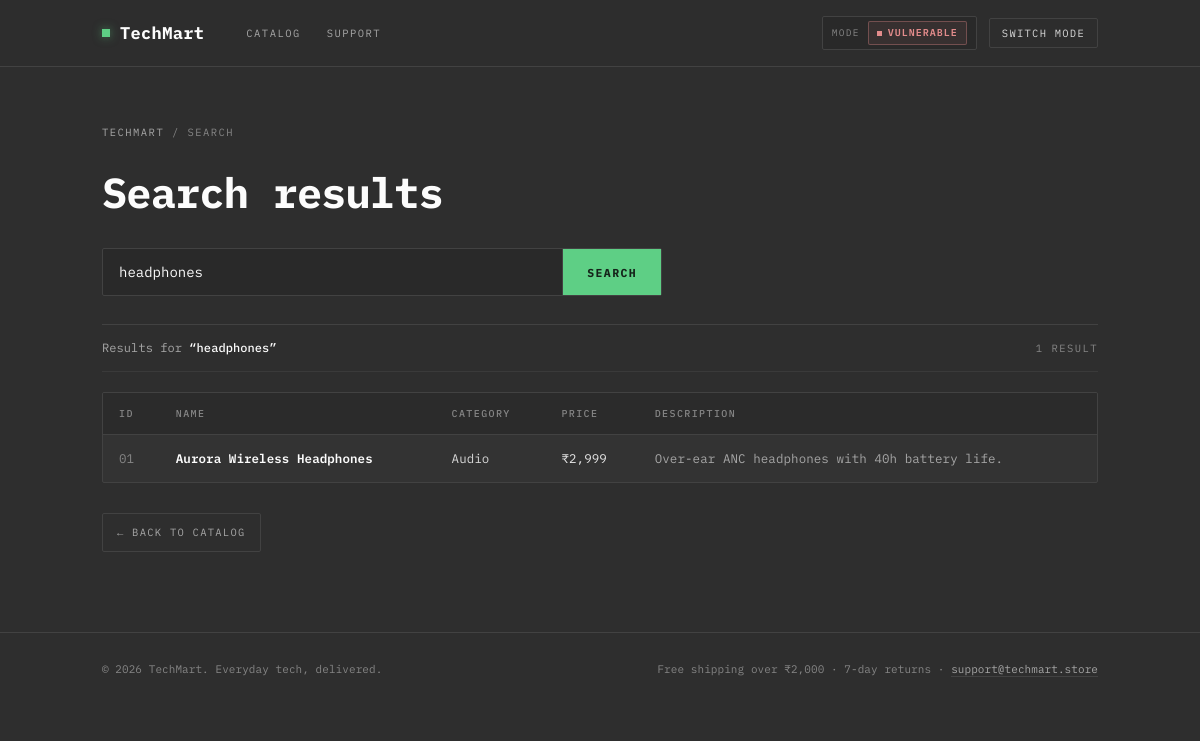
The page /search?q=headphones on the database its author committed.
### tables this page shows
CREATE TABLE products (
            id INTEGER PRIMARY KEY,
            name TEXT NOT NULL,
            category TEXT NOT NULL,
            price REAL NOT NULL,
            description TEXT NOT NULL
        );

### app.py (the view, shortened to what this page needs)
@app.route("/search")
def search():
    q = request.args.get("q", "")
    db = get_db()
    error = None
    rows = []
    try:
        if STATE["mode"] == "vulnerable":
            query = (
                "SELECT id, name, category, price, description "
                "FROM products WHERE name LIKE '%" + q + "%'"
            )
            cur = db.execute(query)
            rows = cur.fetchall()
    except sqlite3.Error as e:
        error = str(e)
    return render_template(
        "results.html",
        query_text=q,
        rows=rows,
        error=error,
        mode=STATE["mode"],
    )

### app.py (called while the page is built)
def get_db():
    db = getattr(g, "_database", None)
    if db is None:
        db = g._database = sqlite3.connect(DB_PATH)
        db.row_factory = sqlite3.Row
    return db

### templates/results.html (shortened to what this page needs)
<!DOCTYPE html>
<html lang="en">
<head>
<link rel="stylesheet" href="{{ url_for('static', filename='css/style.css') }}">
</head>
<body>
  <nav class="navbar">
    <div class="wrap nav-inner">
      <a href="/" class="brand"><span class="dot"></span>TechMart</a>
      <div class="nav-links">
        <a href="/">Catalog</a>
        <a href="/#support">Support</a>
      </div>
      <div class="nav-right">
        <div class="mode-pill">
          <span class="label">mode</span>
          <span class="mode-value {{ mode }}">{{ mode.upper() }}</span>
        </div>
        <button class="toggle-btn" id="toggle-mode-btn">Switch mode</button>
      </div>
    </div>
  </nav>
  <main class="results">
    <div class="wrap">
      <div class="crumbs"><a href="/">TechMart</a> / search</div>
      <h1>Search results</h1>
      <form class="search-box" action="/search" method="get">
        <input id="q" type="text" name="q" value="{{ query_text }}" placeholder="Search the catalog…" autocomplete="off">
        <button type="submit">Search</button>
      </form>
      <div class="results-bar">
        <span class="results-for">
          {% if query_text %}
            Results for <strong>“{{ query_text }}”</strong>
          {% else %}
            All products
          {% endif %}
        </span>
        <span class="result-count">{{ rows|length }} result{% if rows|length != 1 %}s{% endif %}</span>
      </div>
      {% if error %}
        <div class="error-box">
          <span class="err-label">Something went wrong</span>{{ error }}
        </div>
      {% else %}
        <div class="table-wrap">
          <table class="result-table">
            <thead>
              <tr>
                <th>ID</th>
                <th>Name</th>
                <th>Category</th>
                <th>Price</th>
                <th>Description</th>
              </tr>
            </thead>
            <tbody>
              {% for r in rows %}
                <tr>
                  <td class="cell-id">{{ "%02d"|format(r['id']) }}</td>
                  <td class="cell-name">{{ r['name'] }}</td>
                  <td>{{ r['category'] }}</td>
                  <td class="cell-price"><span class="cur">₹</span>{{ "{:,}".format(r['price']|int) }}</td>
                  <td class="cell-desc">{{ r['description'] }}</td>
                </tr>
              {% endfor %}
            </tbody>
          </table>
        </div>
      {% endif %}
      <a class="back-link" href="/">&larr; Back to catalog</a>
    </div>
  </main>
  <footer class="site-footer" id="support">
    <div class="wrap">
      <span>© 2026 TechMart. Everyday tech, delivered.</span>
      <span>Free shipping over ₹2,000 · 7-day returns · <a href="mailto:support@techmart.store">support@techmart.store</a></span>
    </div>
  </footer>
</body>
</html>

### rows shown on the page
products: id "01", name "Aurora Wireless Headphones", category "Audio", price "2,999", description "Over-ear ANC headphones with 40h battery life."

### other values the page prints
{{ mode.upper() }} "VULNERABLE"
{{ query_text }} "headphones"
{{ rows|length }} "1"
